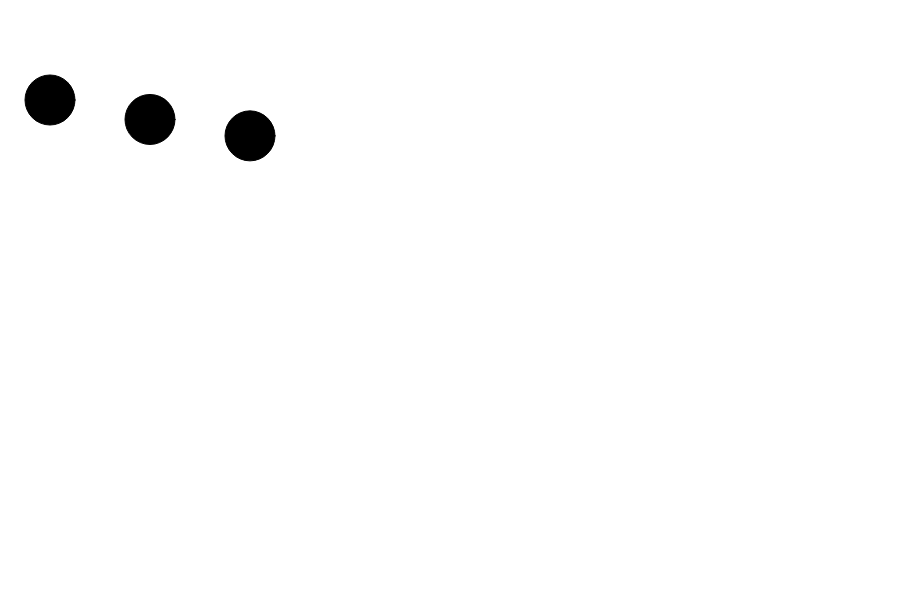
Frame 1 (no input)
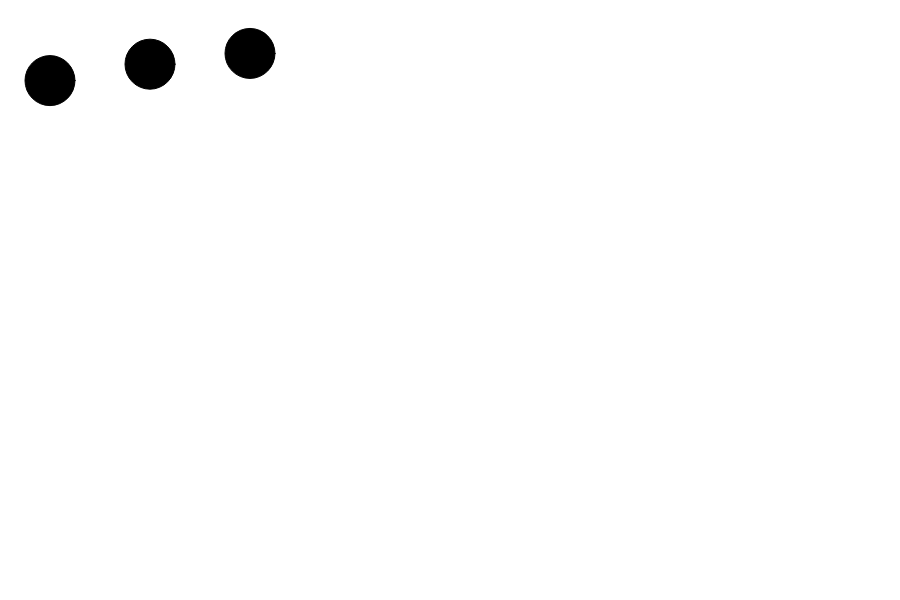
Frame 60 (no input)
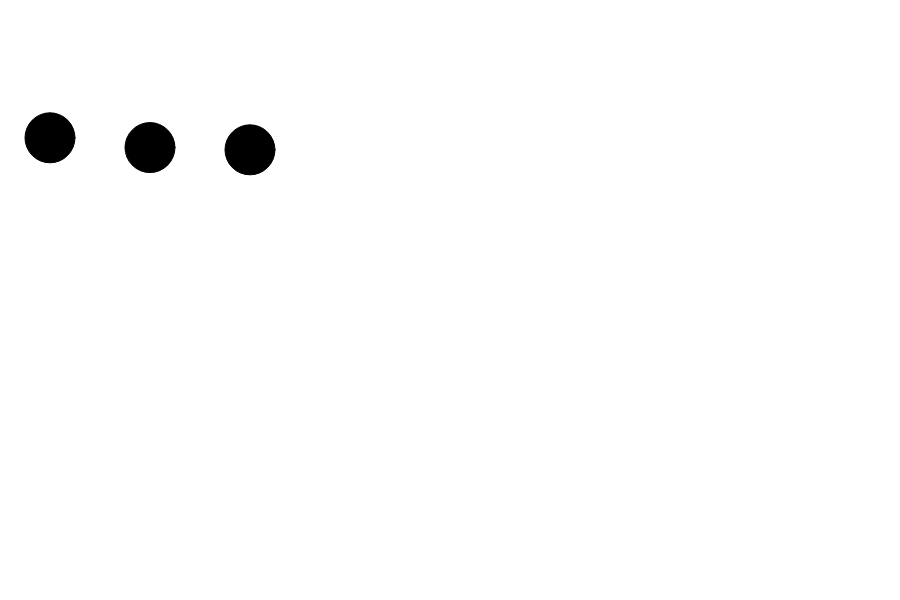
Frame 120 (the mouse pressed at the canvas centre since frame 60)

The p5.js sketch that drew these frames (run headless with seeded random() and noise() and a simulated clock; from frame 60 on, the mouse is pressed at the canvas centre):

// p5.js sketch
// ── sketch.js
var angle = 0;
var offset = 100;
var scalar = 50; // amplitude
var speed = 0.06;

function setup() {
    createCanvas(900,600);
    fill(0);
}

function draw() {
  background(255);

  var y1 = offset + sin(angle) * scalar;
  var y2 = offset + sin(angle + 0.4) * scalar;
  var y3 = offset + sin(angle + 0.8) * scalar;

  ellipse(50, y1, 50, 50);
  ellipse(150, y2, 50, 50);
  ellipse(250, y3, 50, 50);

  angle+= speed;
}
